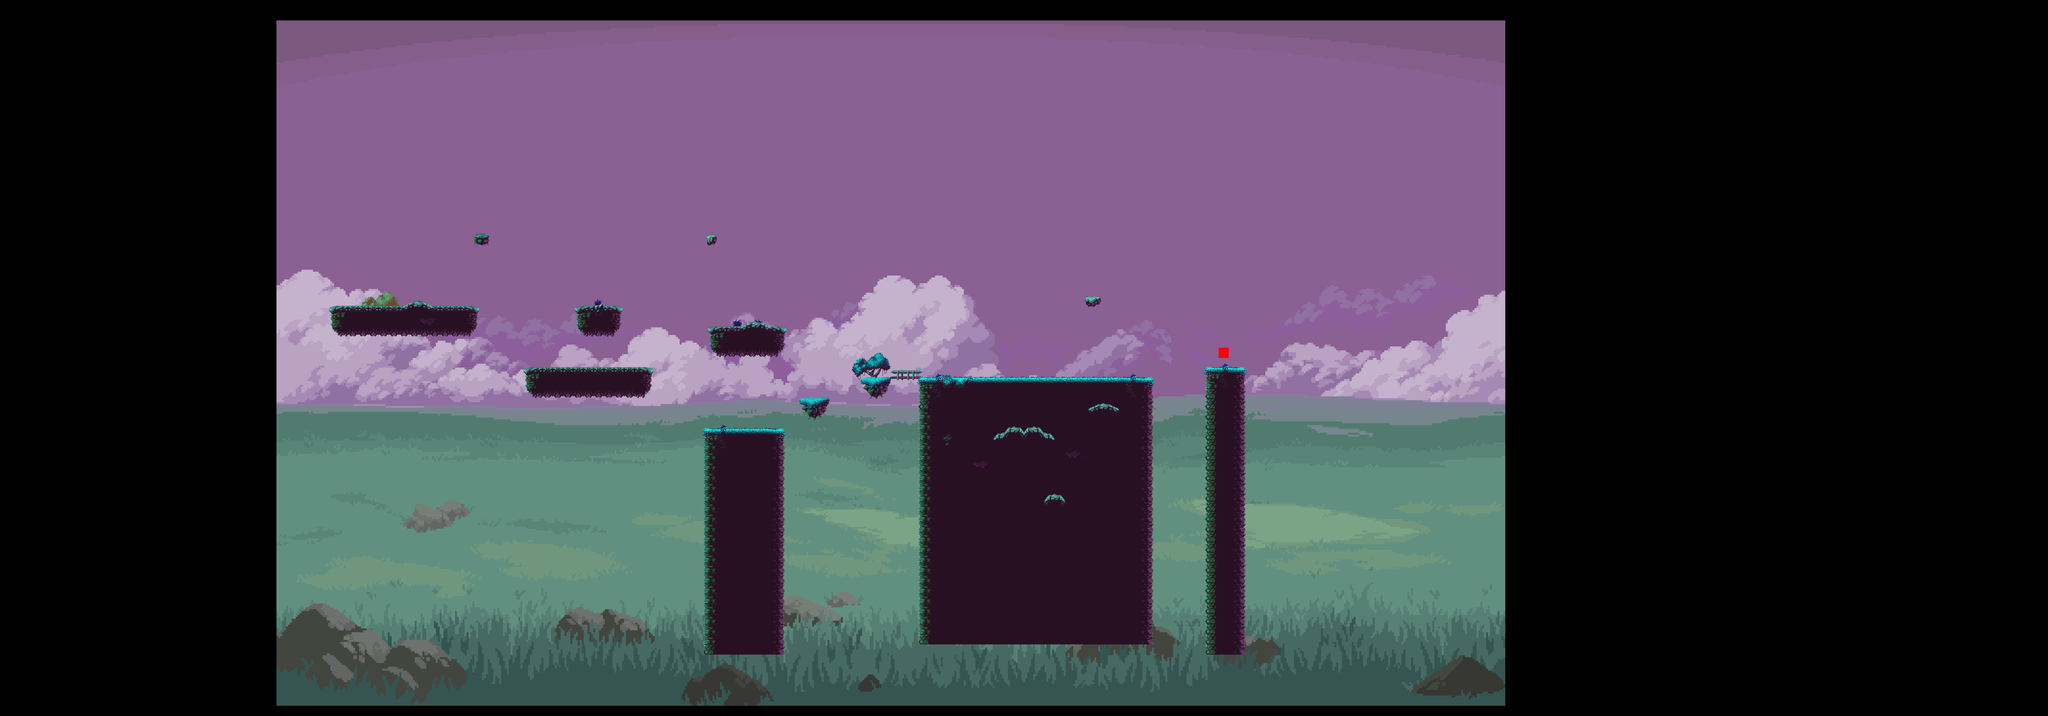

Rendered tile map (Tiled .tmx) drawn with the repository's tilesets; below, a short description and the map source with its tile grids summarised:
An orthogonal 200x70 tile map with 32x32 px tiles, 5 tile layers (BackGround, 1.5, 1.75, Capa de patrones 2, ...), 2 tilesets and 14 objects.

<map version="1.0" orientation="orthogonal" renderorder="right-down" width="200" height="70" tilewidth="32" tileheight="32" nextobjectid="21">
 <tileset firstgid="1" name="AEGIS_TILESET" tilewidth="32" tileheight="32" tilecount="290" columns="29">
  <image source="AEGIS_TILESET.png" width="928" height="320" />
 </tileset>
 <tileset firstgid="291" name="BackGround" tilewidth="32" tileheight="32" tilecount="8040" columns="120">
  <image source="BackGround.png" width="3840" height="2160" />
 </tileset>
 <layer name="BackGround" width="200" height="70">
  <data>[14000 cells, 8040 non-empty, 8040 distinct tile ids]</data>
 </layer>
 <layer name="1.5" width="200" height="70">
  <data>[14000 cells, 44 non-empty, 44 distinct tile ids]</data>
 </layer>
 <layer name="1.75" width="200" height="70">
  <data>[14000 cells, 10 non-empty, 10 distinct tile ids]</data>
 </layer>
 <layer name="Capa de patrones 2" width="200" height="70">
  <data>[14000 cells, 1047 non-empty, 75 distinct tile ids]</data>
 </layer>
 <layer name="Capa de patrones 3" width="200" height="70">
  <data>[14000 cells, 186 non-empty, 45 distinct tile ids]</data>
 </layer>
 <objectgroup name="Spawn">
  <object id="4" x="1079.67" y="850" width="28.6667" height="66" />
 </objectgroup>
 <objectgroup name="Win">
  <object id="20" x="3806" y="1086.67" width="35.6667" height="34.6667" />
 </objectgroup>
 <objectgroup name="Colliders">
  <object id="5" x="1038" y="958.667" width="449.333" height="90.6667" />
  <object id="6" x="1486" y="736" width="38" height="26.6667" />
  <object id="7" x="1799.33" y="960" width="138" height="87.3333" />
  <object id="8" x="1646" y="1151.33" width="387.333" height="92.6667" />
  <object id="9" x="2223.33" y="1022.67" width="228" height="88" />
  <object id="10" x="2205.33" y="1344" width="242.667" height="658" />
  <object id="11" x="2505.33" y="1244" width="80.6667" height="40" />
  <object id="14" x="2692.67" y="1181.33" width="904" height="56.6667" />
  <object id="16" x="3771.33" y="1152.67" width="115.333" height="821.333" />
  <object id="17" x="2878" y="1226" width="713.333" height="782" />
  <object id="18" x="3395.33" y="928" width="42" height="29.3333" />
  <object id="19" x="2212" y="736" width="26" height="31.3333" />
 </objectgroup>
</map>
